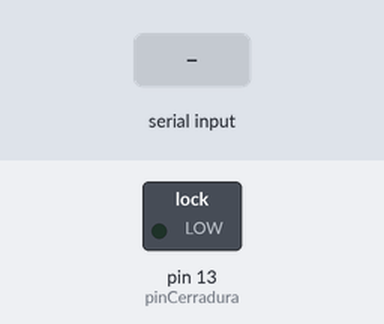
This sketch was run on a simulated Arduino Uno, built with avr-gcc and run on an emulated ATmega328P. Parts: switched loads named in the sketch (green lamp = pin HIGH). The inputs (shaded band) are chosen by the test bench.

Above: at 1.2 s.
1.3 s: "1" received over Serial
At 2.5 s:
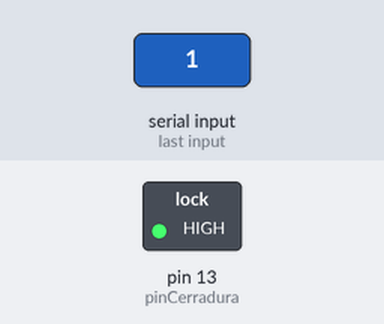
2.8 s: "0" received over Serial
At 3.7 s:
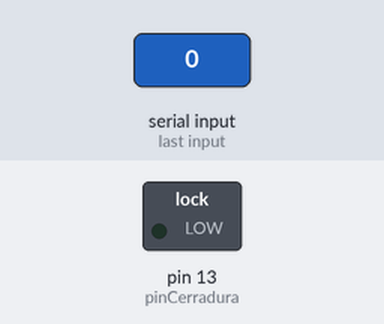
Timing chart, 0 to 5.8 s (numbered marks = the images above; inputs shaded):
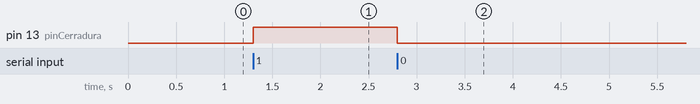

Measured:
- after the input at 1.3 s, pin 13 (pinCerradura): LOW → HIGH at once
- after the input at 2.8 s, pin 13 (pinCerradura): HIGH → LOW at once

The sketch:

arduino.ino
```cpp
const int pinCerradura = 13;

void setup() {
   Serial.begin(9600);
   pinMode(pinCerradura, OUTPUT);
}

void loop() {
   if (Serial.available()>0) {
      int option = Serial.read();
      if (option == '1') {
         digitalWrite(pinCerradura, HIGH);
      }else {
        digitalWrite(pinCerradura, LOW);
      }
   }
}
```
